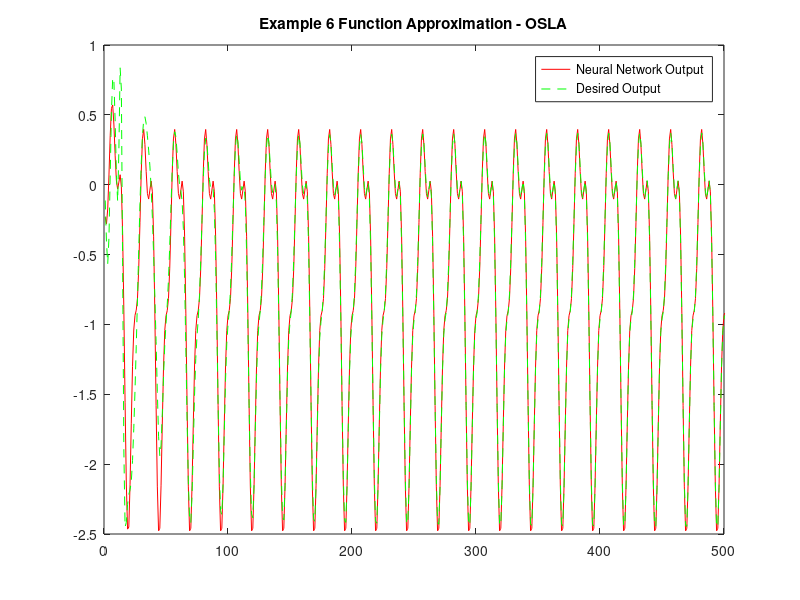

Here is the MATLAB script that generated this plot:

clc;
close all;
clear all;
a = 1; 
b = 1;
m0 = 1;
m1 = 18;
m2 = 1;
w1 = rand(m1,m0+1);
w2 = zeros(m2,m1+1);
lambda = 0.001;
P = (1/lambda)*eye(m1+1);
n = 0:1:1000;
yp = [0];
yphat = [0];

for k = 1:length(n)
    
        u=sin(2*pi*k/25);
        p = [1;u];%2*1
        v1 = w1*p; 
        phi_v1 = a*tanh(b*v1); %20 x 1
        y1_k = [1 ; phi_v1];%21 x 1
        v2 = w2*y1_k; %10 x 1
        yphat1 = v2 + 0.8*yphat(end);
        yphat = [yphat yphat1];
       
        f_u(k)=(u-0.8).*u.*(u+0.5);
        yp1= 0.8*yp(end)+f_u(k);
        yp = [yp yp1];
         
        e_k=yp1-yphat1;
        
        P1 = P - (P*y1_k*(y1_k')*P)/(1+((y1_k')*P*y1_k));
        P = P1;
        w2=w2+e_k*(y1_k')*P1;
end
       
plot(1:length(n)-1,yp(3:end),'r-',1:length(n)-1,yphat(3:end),'g--');
legend('Neural Network Output', 'Desired Output');
title('Example 6 Function Approximation - OSLA');
axis([0 500 -2.5 1])
g=var(yp(3:end)-yphat(3:end));
h=var(yp(3:end));
perf=(1-(g/h))*100;
disp(perf)
mse = sum((yp(3:end)-yphat(3:end)).^2)/(length(yp(3:end)));